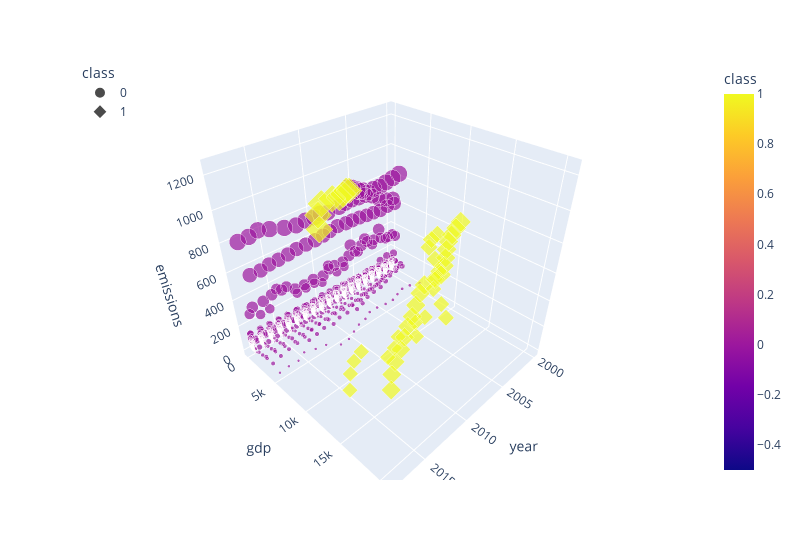

Here is the notebook cell this chart was saved with:
### Code cell
# plot the clusters with 3 features
fig = px.scatter_3d(
    sector_total_df,
    x='year',
    y='gdp',
    z='emissions',
    color='class',
    symbol='class',
    size='emissions',
    width=800
)
fig.update_layout(legend=dict(x=0,y=1))
fig.show()

### Figure 1 — Plotly figure (JSON) as saved in the notebook; plotly's stock layout.template omitted (floating-point values rounded to 4 significant figures; data arrays with more than 128 entries replaced by an {"elided": "..."} marker saying what was removed)
{"data": [{"hovertemplate": "class=%{marker.color}<br>year=%{x}<br>gdp=%{y}<br>emissions=%{marker.size}<extra></extra>", "legendgroup": "0", "marker": {"color": {"elided": "3488 int values"}, "coloraxis": "coloraxis", "size": {"elided": "3488 float values"}, "sizemode": "area", "sizeref": 3.106, "symbol": "circle"}, "mode": "markers", "name": "0", "scene": "scene", "showlegend": true, "type": "scatter3d", "x": {"elided": "3488 int values"}, "y": {"elided": "3488 float values"}, "z": {"elided": "3488 float values"}}, {"hovertemplate": "class=%{marker.color}<br>year=%{x}<br>gdp=%{y}<br>emissions=%{marker.size}<extra></extra>", "legendgroup": "1", "marker": {"color": [1, 1, 1, 1, 1, 1, 1, 1, 1, 1, 1, 1, 1, 1, 1, 1, 1, 1, 1, 1, 1, 1, 1, 1, 1, 1, 1, 1, 1, 1, 1, 1, 1, 1, 1, 1, 1, 1, 1, 1, 1, 1, 1, 1, 1, 1], "coloraxis": "coloraxis", "size": [1239.0, 396.8, 623.8, 1239.0, 400.8, 615.8, 1242.0, 403.2, 609.9, 1238.0, 408.0, 618.3, 1207.0, 407.6, 621.5, 1178.0, 412.9, 619.0, 1151.0, 419.0, 618.7, 1106.0, 421.7, 628.7, 431.9, 650.4, 435.5, 649.9, 443.9, 660.1, 448.4, 646.6, 454.5, 653.7, 463.3, 652.8, 472.8, 655.2, 486.2, 660.0, 493.0, 660.5, 505.2, 672.7, 511.8, 680.8], "sizemode": "area", "sizeref": 3.106, "symbol": "diamond"}, "mode": "markers", "name": "1", "scene": "scene", "showlegend": true, "type": "scatter3d", "x": [2018, 2018, 2018, 2017, 2017, 2017, 2016, 2016, 2016, 2015, 2015, 2015, 2014, 2014, 2014, 2013, 2013, 2013, 2012, 2012, 2012, 2011, 2011, 2011, 2010, 2010, 2009, 2009, 2008, 2008, 2007, 2007, 2006, 2006, 2005, 2005, 2004, 2004, 2003, 2003, 2002, 2002, 2001, 2001, 2000, 2000], "y": [13890.0, 15970.0, 20610.0, 12310.0, 14730.0, 19540.0, 11230.0, 13890.0, 18750.0, 11060.0, 13550.0, 18240.0, 10480.0, 15630.0, 17530.0, 9570.0, 15300.0, 16780.0, 8532.0, 14640.0, 16200.0, 7552.0, 15740.0, 15540.0, 14550.0, 14990.0, 14710.0, 14450.0, 16240.0, 14710.0, 14710.0, 14450.0, 12700.0, 13810.0, 11910.0, 13040.0, 11400.0, 12210.0, 9913.0, 11460.0, 8050.0, 10940.0, 7388.0, 10580.0, 7260.0, 10250.0], "z": [1239.0, 396.8, 623.8, 1239.0, 400.8, 615.8, 1242.0, 403.2, 609.9, 1238.0, 408.0, 618.3, 1207.0, 407.6, 621.5, 1178.0, 412.9, 619.0, 1151.0, 419.0, 618.7, 1106.0, 421.7, 628.7, 431.9, 650.4, 435.5, 649.9, 443.9, 660.1, 448.4, 646.6, 454.5, 653.7, 463.3, 652.8, 472.8, 655.2, 486.2, 660.0, 493.0, 660.5, 505.2, 672.7, 511.8, 680.8]}], "layout": {"coloraxis": {"colorbar": {"title": {"text": "class"}}, "colorscale": [[0, "#0d0887"], [0.1111, "#46039f"], [0.2222, "#7201a8"], [0.3333, "#9c179e"], [0.4444, "#bd3786"], [0.5556, "#d8576b"], [0.6667, "#ed7953"], [0.7778, "#fb9f3a"], [0.8889, "#fdca26"], [1, "#f0f921"]]}, "legend": {"itemsizing": "constant", "title": {"text": "class"}, "tracegroupgap": 0, "x": 0, "y": 1}, "margin": {"t": 60}, "scene": {"domain": {"x": [0, 1], "y": [0, 1]}, "xaxis": {"title": {"text": "year"}}, "yaxis": {"title": {"text": "gdp"}}, "zaxis": {"title": {"text": "emissions"}}}, "width": 800}}
